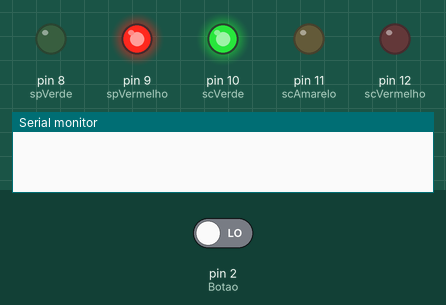
Bench run of a sketch on a simulated Arduino Uno, built with avr-gcc and run on an emulated ATmega328P. On the bench: output pins drawn as LEDs (lit = HIGH), the last lines printed to the serial monitor. Inputs (shaded band) come from the test bench; at power-on: pin 2 (Botao) LOW.

Above: at 6.4 s.
6.5 s: pin 2 (Botao) driven HIGH
At 7.5 s:
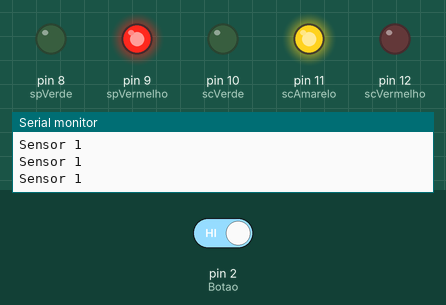
At 8.3 s:
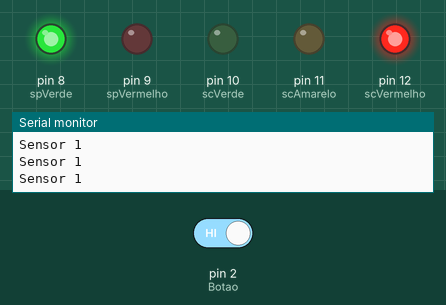
Timing chart, 0 to 15.5 s (numbered marks = the images above; inputs shaded):
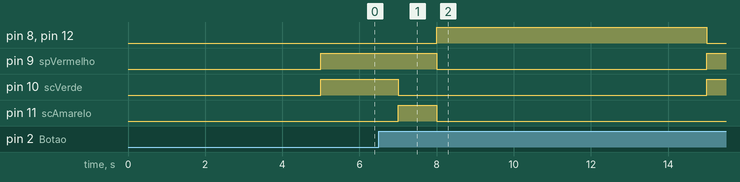

Measured:
- after the input at 6.5 s, pin 8 (spVerde), pin 12 (scVermelho): LOW → HIGH after 1.5 s, → LOW 7.0 s later; pin 9 (spVermelho): HIGH → LOW after 1.5 s, → HIGH 7.0 s later; pin 10 (scVerde): HIGH → LOW after 0.50 s, → HIGH 8.0 s later; pin 11 (scAmarelo): LOW → HIGH after 0.50 s, → LOW 1.0 s later

The sketch:

Projeto_3_Semaforo_Carros_Pedestres.ino
```cpp
int scVerde = 10; //Define a pota D10 do LED verde do sc
const int scAmarelo = 11; //Define a pota D11 do LED amarelo do sc
const int scVermelho = 12; //Define a pota D12 do LED vermelho do sc
const int spVerde = 8; //Define a pota D8 do LED verde do sp
const int spVermelho = 9; //Define a pota D9 do LED vermelho do sp
int ledState = LOW; //Define o estado do LED como desligado
long previousMillis = 0; //Começa a contar o tempo do zero
long interval = 5000; //Tempo de intervalo de 5000 milissegundos
int ctrlLuz = 0; //define o valor de mudança das luzes igual a 0
void setup() {
  Serial.begin(9600);
  pinMode(scVerde,OUTPUT); //Define a porta do LED como saída
  pinMode(scAmarelo,OUTPUT); //Define a porta do LED como saída
  pinMode(scVermelho,OUTPUT);//Define a porta do LED como saída
  pinMode(spVerde,OUTPUT); //Define a porta do LED como saída
  pinMode(spVermelho,OUTPUT); //Define a porta do LED como saída
  pinMode(2, INPUT); // Botao //Define a porta do botão como entrada
}
void loop() {
  unsigned long currentMillis = millis(); //O tempo dos milissegundos começa a correr
  int sensorValue = digitalRead(2); //O valor da porta D2 é lido
  if(currentMillis - previousMillis > //A variavel entra em ação após a leitura da porta 2
  interval) {
    previousMillis = currentMillis; //Os milessegundos previstos são iguais a corrente por milessegundo
    switch(ctrlLuz) { //O botão é precionado
      case 0 : // O valor faz com que ele fassa o semafaro de pedreste fique verde
        digitalWrite(scVermelho,LOW); //O LED do sc é desligado
        digitalWrite(scVerde,HIGH); //O LED do sc é ligado
        digitalWrite(spVerde,LOW); //O LED do sc é desligado
        digitalWrite(spVermelho,HIGH); //O LED do sc é ligado
        ctrlLuz++;
        interval = 15000; //Há um intervalo de 15 segundos
      break; //Mudança de estados dos LEDS
      case 1 : // O caso 1 é acionado (Amarelo)
        digitalWrite(scVerde,LOW); //O LED do sc é desligado
        digitalWrite(scAmarelo,HIGH);//O LED do sc é ligado
        digitalWrite(spVerde,LOW); //O LED do sp é desligado
        digitalWrite(spVermelho,HIGH);//O LED do sp é ligado
        ctrlLuz++;
        interval = 1000; //Há o intervalo de 1 segundo
      break;//Mudança de estados dos LEDS
      case 2 : // O caso 2 é acionado (Vermelho)
        digitalWrite(scAmarelo,LOW); //O LED do sc é desligado
        digitalWrite(scVermelho,HIGH);//O LED do sc é ligado
        digitalWrite(spVermelho,LOW);//O LED do sp é desligado
        digitalWrite(spVerde,HIGH);//O LED do sp é ligado
        interval = 7000; //Intervalo de 7 segundos
        ctrlLuz = 0;
      break;//Mudança de estado
    }
  }
  //Abaixo o valor do botão (Sensor) é lido novamente e o valor é redefino para diferente de 0, caso não haja mudança no estado o ciclo recomeça
  if((sensorValue == 1) && (ctrlLuz == 1)) {
    interval = 2000;
    Serial.print("Sensor ");
    Serial.println(sensorValue, DEC);
  }
}
```
